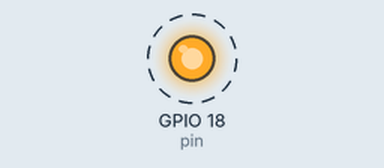
Recording of a program running on a simulated Raspberry Pi (BCM pin numbers). Parts: output pins drawn as LEDs (lit = HIGH). Dashed ring = blinking. What the program prints to the terminal is not drawn.

Above: at 0.5 s.
Timing chart, 0 to 4.6 s (numbered marks = the images above):
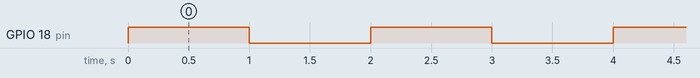

Measured:
- by itself, GPIO 18 (pin): alternates HIGH for 1.0 s and LOW for 1.0 s

The program:

led.py
```python
import RPi.GPIO as GPIO
import time

pin = 18
GPIO.setmode(GPIO.BCM)
GPIO.setup(pin,GPIO.OUT)

while True:
	print "LED on"
	GPIO.output(pin,GPIO.HIGH)
	time.sleep(1)
	print "LED off"
	GPIO.output(pin,GPIO.LOW)
	time.sleep(1)
```
